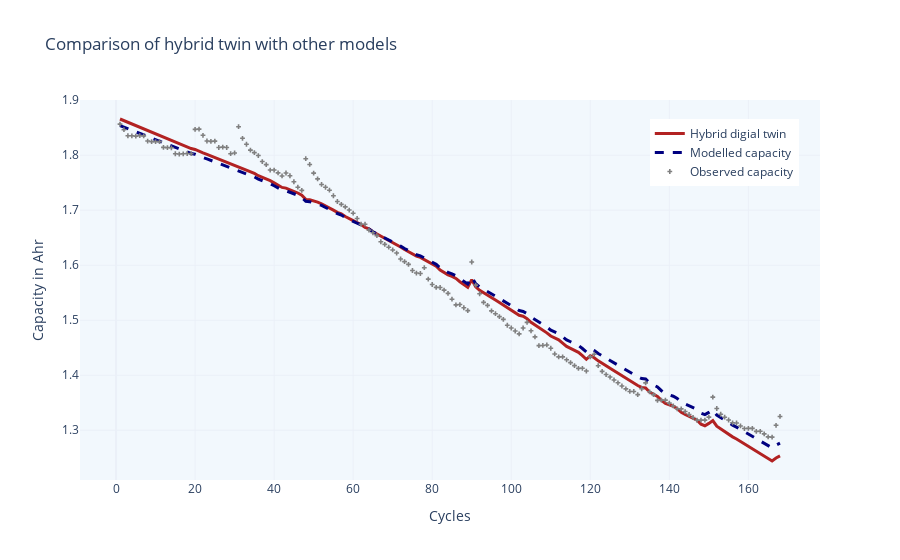

Here is the notebook cell this chart was saved with:
### Code cell
X_twin = X_in + model.predict(X_in).reshape(-1)

fig = go.Figure()

fig.add_trace(go.Scatter(x=dfb.index, 
                         y=X_twin,
                         mode='lines',
                         name=f'Hybrid digial twin',
                         line=dict(color='firebrick', width=3)))
fig.add_trace(go.Scatter(x=dfb.index, 
                         y=dfb['C. Capacity'],
                         mode='lines',
                         name=f'Modelled capacity',
                         line=dict(color='navy', 
                                   width=3,
                                   dash='dash')))

fig.add_trace(go.Scatter(x=dfb.index, 
                         y=dfb['Capacity'],
                         mode='markers',
                         marker=dict(
                              size=4,
                              color='grey',
                              symbol='cross'
                                 ),
                         name=f'Observed capacity',
                         line_color='navy'))
fig.update_layout(
    title="Comparison of hybrid twin with other models",
    xaxis_title="Cycles",
    yaxis_title="Capacity in Ahr")
fig.update_layout(legend=dict(
    yanchor="top",
    y=0.95,
    xanchor="left",
    x=0.77
))
fig.update_layout({'plot_bgcolor': '#f2f8fd',
                  'paper_bgcolor': 'white',}, 
                   template='plotly_white')

### Figure 1 — Plotly figure (JSON) as saved in the notebook; plotly's stock layout.template omitted (floating-point values rounded to 4 significant figures; data arrays with more than 128 entries replaced by an {"elided": "..."} marker saying what was removed)
{"data": [{"line": {"color": "firebrick", "width": 3}, "mode": "lines", "name": "Hybrid digial twin", "type": "scatter", "x": {"elided": "168 int values"}, "y": {"elided": "168 float values"}}, {"line": {"color": "navy", "dash": "dash", "width": 3}, "mode": "lines", "name": "Modelled capacity", "type": "scatter", "x": {"elided": "168 int values"}, "y": {"elided": "168 float values"}}, {"line": {"color": "navy"}, "marker": {"color": "grey", "size": 4, "symbol": "cross"}, "mode": "markers", "name": "Observed capacity", "type": "scatter", "x": {"elided": "168 int values"}, "y": {"elided": "168 float values"}}], "layout": {"legend": {"x": 0.77, "xanchor": "left", "y": 0.95, "yanchor": "top"}, "paper_bgcolor": "white", "plot_bgcolor": "#f2f8fd", "title": {"text": "Comparison of hybrid twin with other models"}, "xaxis": {"title": {"text": "Cycles"}}, "yaxis": {"title": {"text": "Capacity in Ahr"}}}}
